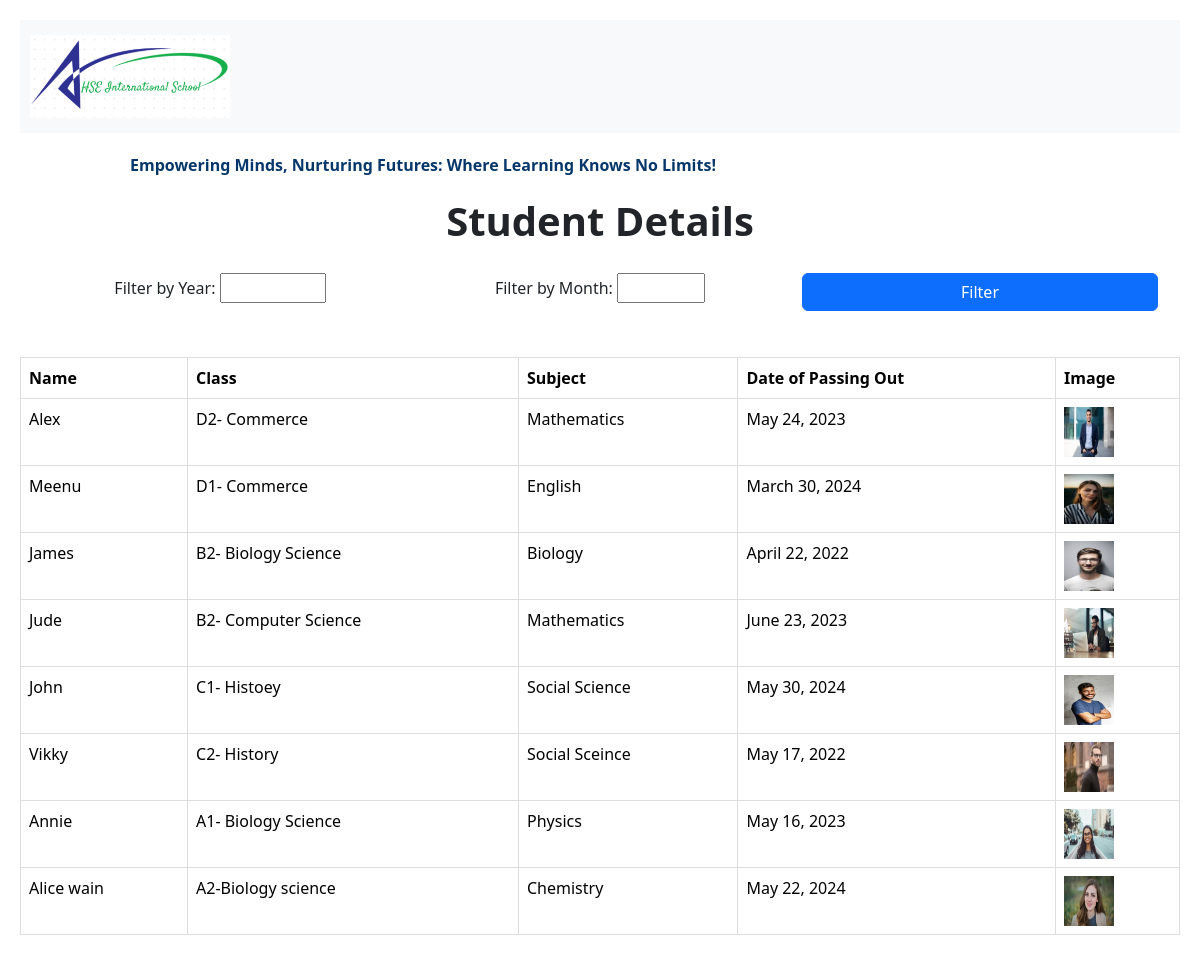
The page / on the database its author committed.
### myapp/models.py (models this page shows, shortened)
class Student(models.Model):
    name = models.CharField(max_length=100)
    student_class = models.CharField(max_length=50)
    subject = models.CharField(max_length=50)
    passing_out_date = models.DateField()
    student_image = models.ImageField(upload_to='student_images/', blank=True, null=True)

### myapp/views.py (the view)
# urls.py: path('',views.index, name='index'),
def index(request):
    students = Student.objects.all()
    if request.method == 'GET':
        form = FilterForm(request.GET)
        if form.is_valid():
            year = form.cleaned_data.get('year')
            month = form.cleaned_data.get('month')
            if year:
                students = students.filter(passing_out_date__year=year)
            if month:
                students = students.filter(passing_out_date__month=month)
    else:
        form = FilterForm()
    return render(request, 'index.html', {'students': students, 'form': form})

### myapp/forms.py
class FilterForm(forms.Form):
    year = forms.IntegerField(required=False, label='Filter by Year', widget=forms.NumberInput(attrs={'min': 1980, 'max': 2030}))
    month = forms.IntegerField(required=False, label='Filter by Month', widget=forms.NumberInput(attrs={'min': 1, 'max': 12}))

### templates/index.html (shortened to what this page needs)
{% load static %}
<!DOCTYPE html>
<html lang="en">
<head>
     <link href="https://cdn.jsdelivr.net/npm/bootstrap@5.3.2/dist/css/bootstrap.min.css" rel="stylesheet">
    <link rel="stylesheet" href="{% static 'css/styles.css' %}">
</head>
<body>
     <nav class="navbar navbar-expand-lg navbar-light bg-light">
        <a class="navbar-brand" href="#">
            <img src="{% static 'images/hse-logo.png' %}" alt="Logo" height="30"  width="200">
        </a>
    </nav>
    <div class="marquee">Empowering Minds, Nurturing Futures: Where Learning Knows No Limits!</div>
    <h1>Student Details</h1>
    <div class="container text-center" style="margin-bottom: 30px;">
        <form method="get" action="{% url 'index' %}" class="mb-3">
            <div class="row">
                <div class="col-md-4 col-sm-12 mb-3">
                    {{ form.year.label_tag }}
                    {{ form.year }}
                </div>
                <div class="col-md-4 col-sm-12 mb-3">
                    {{ form.month.label_tag }}
                    {{ form.month }}
                </div>
                <div class="col-md-4 col-sm-12 mb-3">
                    <button type="submit" class="btn btn-primary w-100">Filter</button>
                </div>
            </div>
        </form>
    </div>
    <table class="table table-hover">
        <thead>
            <tr>
                <th>Name</th>
                <th>Class</th>
                <th>Subject</th>
                <th>Date of Passing Out</th>
                <th>Image</th>
            </tr>
        </thead>
        <tbody>
            {% for student in students %}
            <tr>
                <td>{{ student.name }}</td>
                <td>{{ student.student_class }}</td>
                <td>{{ student.subject }}</td>
                <td>{{ student.passing_out_date }}</td>
                <td><img src="{{ student.student_image.url }}" width="50" height="50"></td>
            </tr>
            {% endfor %}
        </tbody>
    </table>
</body>
</html>

### static/css/styles.css (style rules this page uses)
body { padding: 20px; }
table { width: 100%; border-collapse: collapse; }
th, td { border: 1px solid #dddddd; text-align: left; padding: 8px; }
th { background-color: #f2f2f2; }
.navbar { background-color: #007bff; padding: 10px; margin-bottom: 20px; }
.navbar img { max-width: 100%; height: auto; }
h1 { text-align: center; font-weight: 800; padding:20px 30px; }
.marquee { white-space: nowrap; overflow: hidden; color: #05376b; font-weight: 600; animation: marquee 15s linear infinite; padding-right: 220px; padding-left: 100px; margin-left: 10px; }

### rows shown on the page
Student: name "Alex", student_class "D2- Commerce", subject "Mathematics", passing_out_date "May 24, 2023", student_image (picture)
Student: name "Meenu", student_class "D1- Commerce", subject "English", passing_out_date "March 30, 2024", student_image (picture)
Student: name "James", student_class "B2- Biology Science", subject "Biology", passing_out_date "April 22, 2022", student_image (picture)
Student: name "Jude", student_class "B2- Computer Science", subject "Mathematics", passing_out_date "June 23, 2023", student_image (picture)
Student: name "John", student_class "C1- Histoey", subject "Social Science", passing_out_date "May 30, 2024", student_image (picture)
Student: name "Vikky", student_class "C2- History", subject "Social Sceince", passing_out_date "May 17, 2022", student_image (picture)
Student: name "Annie", student_class "A1- Biology Science", subject "Physics", passing_out_date "May 16, 2023", student_image (picture)
Student: name "Alice wain", student_class "A2-Biology science", subject "Chemistry", passing_out_date "May 22, 2024", student_image (picture)
